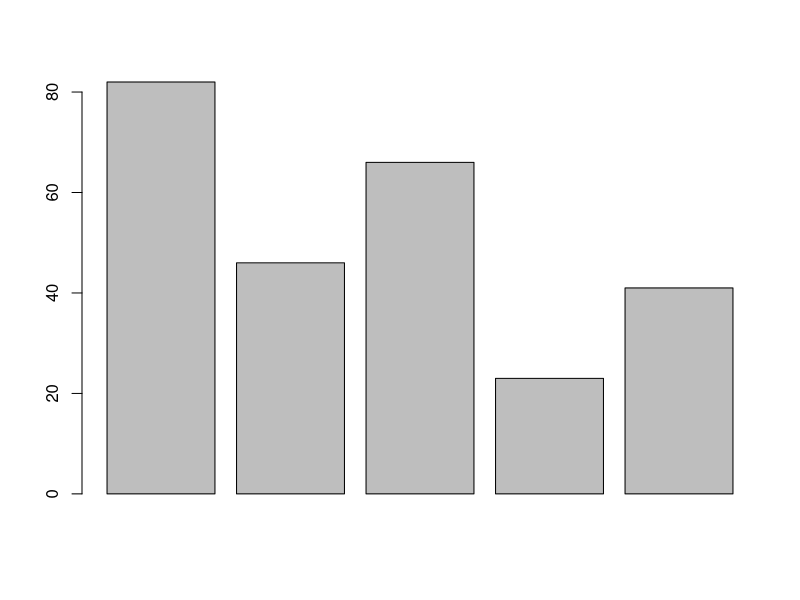
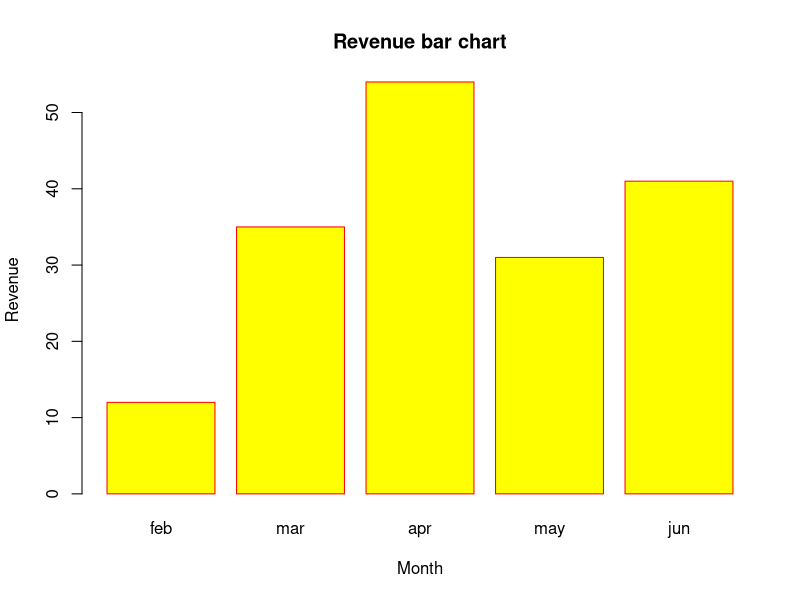
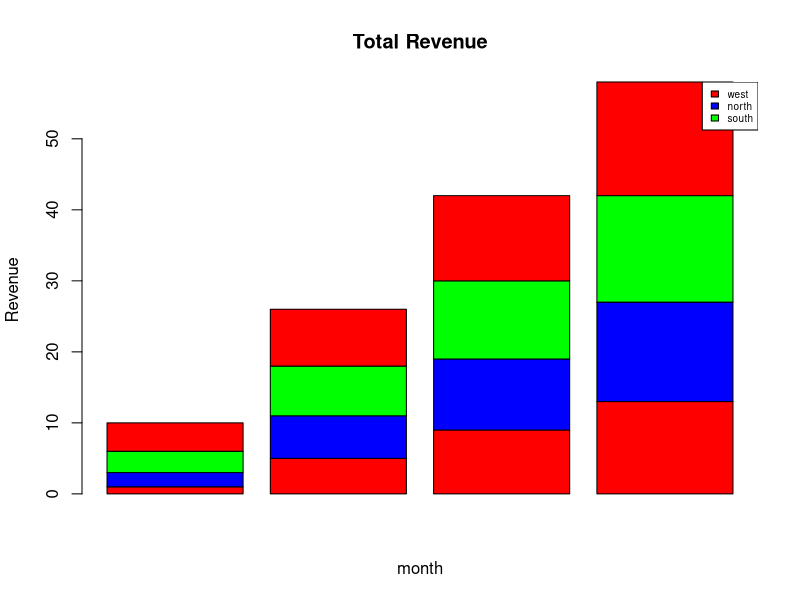

The R source for these figures, in order:
# R bar chart:

#A bar chart is a pictorial representation in which numerical value of variables
#are  represented by length or height of lines or rectangles of equal width.
#A bar chart is used for summarizing a set of categorical data. In bar chat,
#the data is shown through rectangular bars having the length of the bar
#proportional to the value of the variable

#barplot(h,xlab,ylab,main, names.arg, col)

#1. "h" a vector or a matrix which contains numeric values used in the bar chart
#2. "xlab" a label for the x-axis
#3. "ylab" a label for the  y-axis
#4. "main"  a title of the bar chart
#5. "names.arg" a vector of names that appear under each bar
#6. "col" it is used to give colors to the bars in the graph

h1<-c(82, 46, 66, 23, 41)
barplot(h1)

h2<- c( 12 , 35, 54, 31 , 41)
m2<-c("feb","mar", "apr", "may", "jun")
barplot(h2, names.arg = m2, xlab = "Month", ylab = "Revenue", col="yellow",
        main="Revenue bar chart", border = "red")

 # Group Bar chart and  Stacked bar chart

 months<- c("jan", "feb", "mar", "apr", "may")
regions<- c("west", "north", "south")
values<- matrix(c(1,2,3,4,5,6,7,8,9,10, 11, 12,13,14,15,16), nrow =4 , ncol = 4)
barplot( values, names.org= months, main= "Total Revenue" , xlab="month", ylab="Revenue",
         col= c("red", "blue", "green"))
legend("topright", regions, cex= .6 , fill= c("red", "blue","green"))
